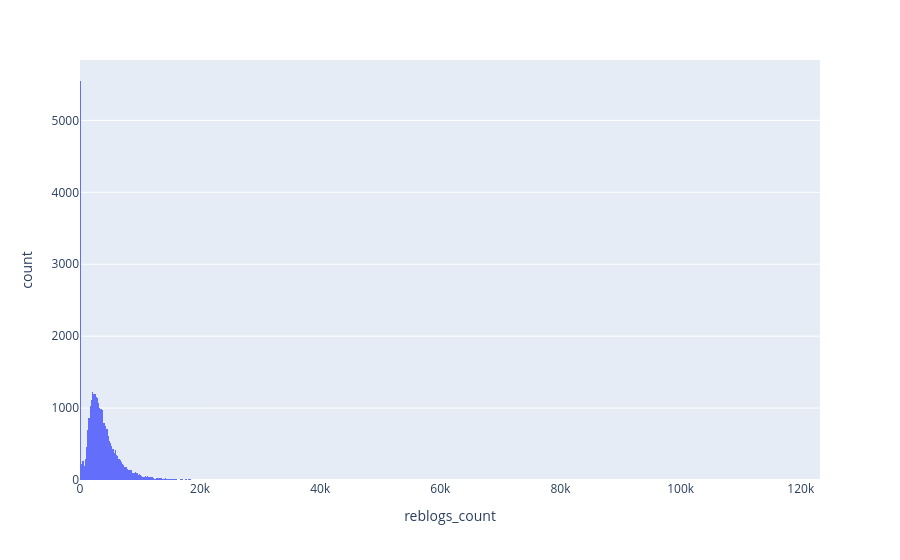

Notebook cell for this chart:
### Code cell
px.histogram(df, x="reblogs_count")

### Figure 1 — Plotly figure (JSON) as saved in the notebook; plotly's stock layout.template omitted (floating-point values rounded to 4 significant figures; data arrays with more than 128 entries replaced by an {"elided": "..."} marker saying what was removed)
{"data": [{"alignmentgroup": "True", "bingroup": "x", "hovertemplate": "reblogs_count=%{x}<br>count=%{y}<extra></extra>", "legendgroup": "", "marker": {"color": "#636efa", "pattern": {"shape": ""}}, "name": "", "offsetgroup": "", "orientation": "v", "showlegend": false, "type": "histogram", "x": {"elided": "31625 int values"}, "xaxis": "x", "yaxis": "y"}], "layout": {"barmode": "relative", "legend": {"tracegroupgap": 0}, "margin": {"t": 60}, "xaxis": {"anchor": "y", "domain": [0, 1], "title": {"text": "reblogs_count"}}, "yaxis": {"anchor": "x", "domain": [0, 1], "title": {"text": "count"}}}}
